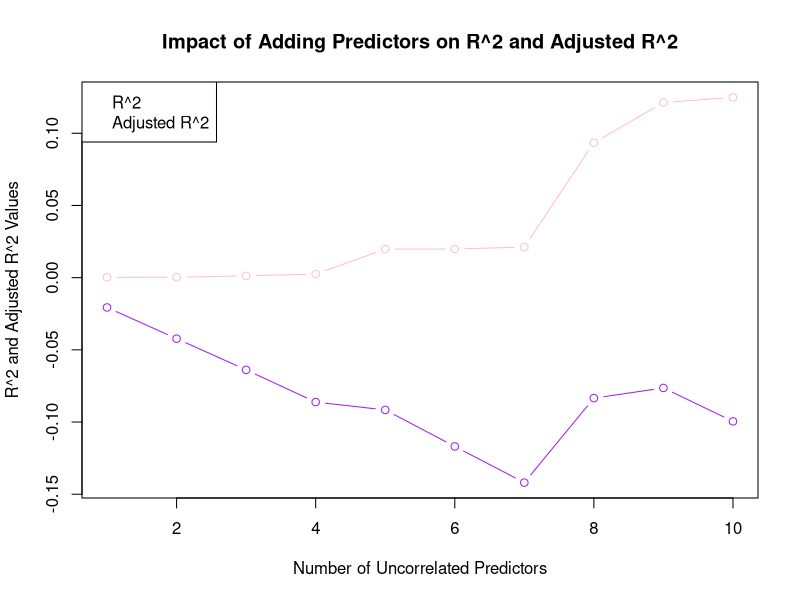

Generate this figure with R:
## ---- chunk 1
n <- 10

# Generate predictors
predictors <- matrix(rnorm(50*(n + 1)), nrow = 50, ncol = n + 1)
colnames(predictors) <- c("y", paste0("x", 1:n))
predictors <- as.data.frame(predictors)

r_squares <- numeric()
adj_r_squares <- numeric()

# Calculate R^2 and adjusted R^2
for (i in 2:(n + 1)) { 
    model <- lm(y ~ ., data = predictors[,1:i])
    r_squares[i - 1] <- summary(model)$r.squared
    adj_r_squares[i - 1] <- summary(model)$adj.r.squared
}

# Plot line graph of R^2 and adjusted R^2
plot(1:n, r_squares, type = "b", col = "pink",
     xlab = "Number of Uncorrelated Predictors",
     ylab = "R^2 and Adjusted R^2 Values",
     main = "Impact of Adding Predictors on R^2 and Adjusted R^2",
     ylim = c(min(adj_r_squares), max(r_squares, adj_r_squares)))
lines(1:n, adj_r_squares, type = "b", col = "purple")
legend("topleft", legend = c("R^2", "Adjusted R^2"),
       col = c("pink", "purple"))

